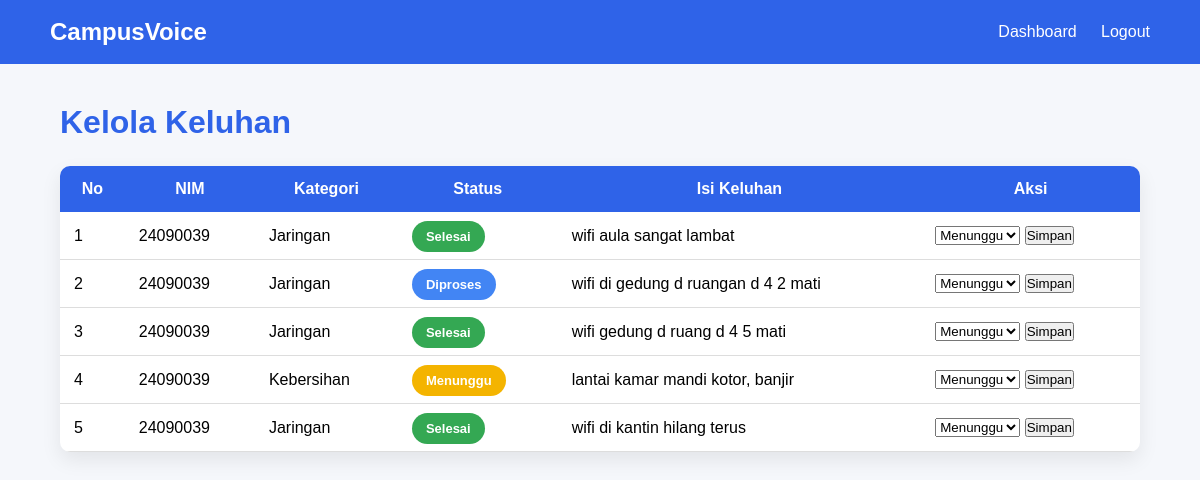
The app's page /kelola_keluhan (signed in), older data.
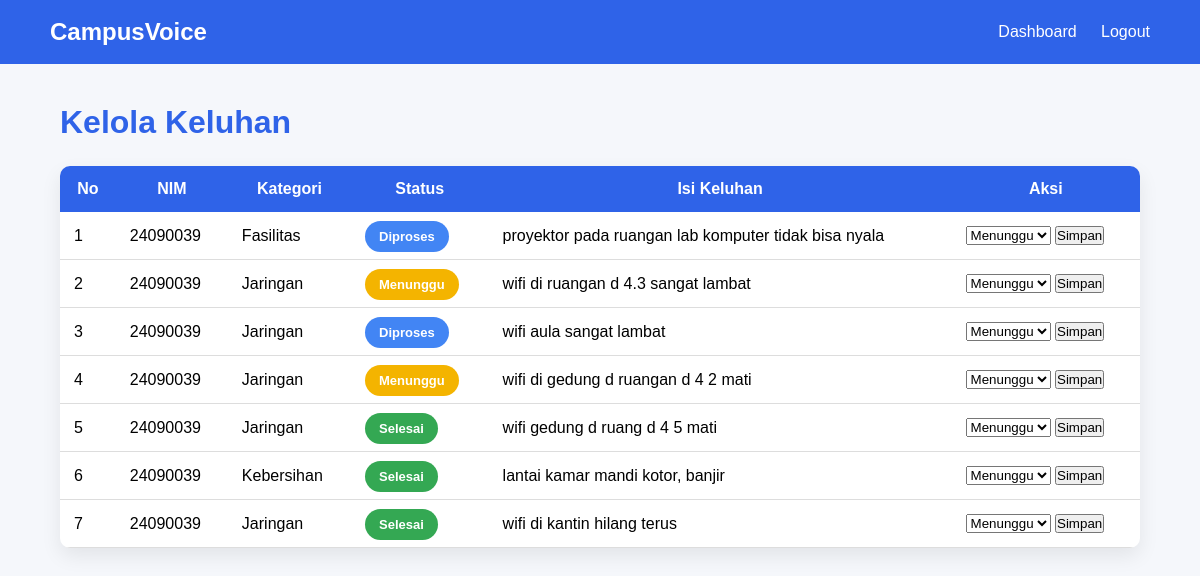
The same page, newer data.
### tables this page shows
CREATE TABLE keluhan(
        id INTEGER PRIMARY KEY AUTOINCREMENT,
        nim TEXT NOT NULL,
        isi_keluhan TEXT NOT NULL,
        kategori TEXT NOT NULL,
        status TEXT DEFAULT 'Menunggu',
        tanggal DATETIME DEFAULT CURRENT_TIMESTAMP,
        FOREIGN KEY (nim)
        REFERENCES users(nim)
    );

### app.py (the view)
@app.route("/kelola_keluhan")
def kelola_keluhan():
    if "role" not in session:
        return redirect("/login")
    if session["role"] != "admin":
        return redirect("/dashboard")
    data = get_semua_keluhan()
    return render_template(
        "kelola_keluhan.html",
        data=data
    )

### database.py (called while the page is built)
def get_connection():
    conn = sqlite3.connect(DATABASE)
    conn.row_factory = sqlite3.Row
    return conn

def get_semua_keluhan():
    conn = get_connection()
    cursor = conn.cursor()
    cursor.execute("""

    SELECT * FROM keluhan ORDER BY tanggal DESC
    """)
    data = cursor.fetchall()
    conn.close()
    return data

### templates/kelola_keluhan.html (shortened to what this page needs)
<!DOCTYPE html>
<html lang="en">
<head>
    <link rel="stylesheet" href="{{ url_for('static', filename='css/riwayat.css') }}">
</head>
<body>
    <header>
        <h2>
            CampusVoice
        </h2>
        <nav>
            <a href="/dashboard">Dashboard</a>
            <a href="/logout">Logout</a>
        </nav>
    </header>
    <div class="container">
        <h1>Kelola Keluhan</h1>
        <table>
            <thead>
                <tr>
                    <th>No</th>
                    <th>NIM</th>
                    <th>Kategori</th>
                    <th>Status</th>
                    <th>Isi Keluhan</th>
                    <th>Aksi</th>
                </tr>
            </thead>
            <tbody>
                {% for row in data %}
                <tr>
                    <td>{{ loop.index }}</td>
                    <td>{{ row.nim }}</td>
                    <td>{{ row.kategori }}</td>
                    <td>
                        <span class="status
                        {% if row['status']=='Menunggu' %} menunggu
                        {% elif row['status']=='Diproses' %} diproses
                        {% else %} selesai
                        {% endif %}">
                        {{ row["status"] }}
                        </span>
                        </td>
                    <td>{{ row["isi_keluhan"] }}</td>
                    <td>
                        <form
                            action="{{ url_for('ubah_status', id=row['id']) }}"
                            method="POST">
                            <select name="status">
                            <option>Menunggu</option>
                            </select>
                            <button type="submit">Simpan</button>
                        </form>
                    </td>
                </tr>
                {% endfor %}
            </tbody>
        </table>
    </div>
</body>
</html>

### static/css/riwayat.css (style rules this page uses)
* { margin:0; padding:0; box-sizing:border-box; font-family:Arial, Helvetica, sans-serif; }
body { background:#f5f7fb; }
header { background:#2F63E8; color:white; display:flex; justify-content:space-between; align-items:center; padding:18px 50px; }
header a { color:white; text-decoration:none; margin-left:20px; }
.container { width:90%; margin:40px auto; }
.container h1 { margin-bottom:25px; color:#2F63E8; }
table { width:100%; border-collapse:collapse; background:white; border-radius:10px; overflow:hidden; box-shadow:0 8px 20px rgba(0,0,0,.08); }
th { background:#2F63E8; color:white; padding:14px; }
td { padding:14px; border-bottom:1px solid #ddd; }
tr { transition:1.5s; }
.status { padding:8px 14px; border-radius:20px; font-size:13px; font-weight:bold; color:white; }
.menunggu { background:#f4b400; }
.diproses { background:#4285f4; }
.selesai { background:#34a853; }

Row changes from the older to the newer data that the page shows:
added keluhan: nim "24090039", kategori "Fasilitas", status "Diproses", isi_keluhan "proyektor pada ruangan lab komputer tidak bisa nyala"
added keluhan: nim "24090039", kategori "Jaringan", status "Menunggu", isi_keluhan "wifi di ruangan d 4.3 sangat lambat"
changed keluhan "wifi aula sangat lambat": status "Selesai" → "Diproses"
changed keluhan "wifi di gedung d ruangan d 4 2 mati": status "Diproses" → "Menunggu"
changed keluhan "Kebersihan": status "Menunggu" → "Selesai"
